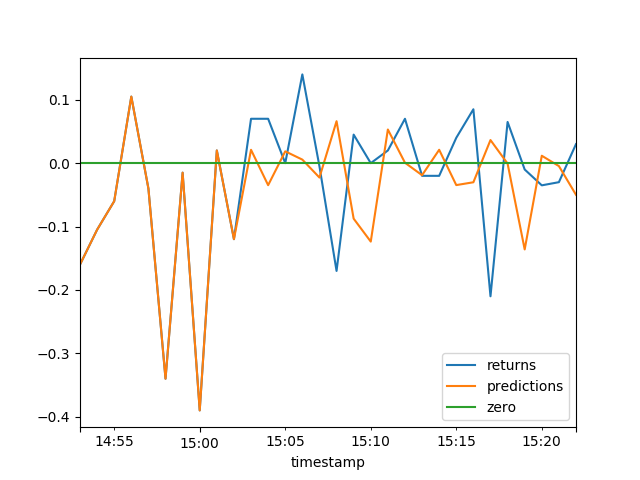

Here is the Python script that generated this plot:
import pandas as pd
from statsmodels.tsa.arima_model import ARIMA
from matplotlib import pyplot as plt

def read_stock(name):
    path = 'top_returns/' + name + '.csv'
    df = pd.read_csv(path)
    df = df.set_index('timestamp')
    df.index = pd.to_datetime(df.index)
    return df


def append_returns(TIKR):
    # TIKR is a pandas df
    df = TIKR.dropna()  # remove nans

    returns_series = df['close'] - df['open']  # series of returns
    returns_series.name = 'returns'

    pct_returns = (df['close'] - df['open']) / df['open']
    pct_returns.name = 'pct_returns'

    return pd.concat([df, returns_series, pct_returns], axis=1)


ticker = 'GWW'
stock_df = read_stock(ticker)
stock_df = append_returns(stock_df)

# this value picked based on auto_correlation plot
start_time = '2017-10-10 14:20:00'

# size of test and train data
train = 40
test = 40

ts = stock_df[['returns']]
start_index = ts.index.get_loc(start_time)

predictions = []
for i in range(test):
    # choose model and fit
    model = ARIMA(ts.iloc[start_index+i:start_index+i+train],order=(0,0,3))
    model_fit = model.fit(disp=0)
    yhat = model_fit.forecast()[0]
    predictions.append(yhat[0])

# plot the predictions
# create new data frame with predictions
# to be cleaned up later
top_df = pd.DataFrame(ts.index[start_index+train-10:start_index+train])
top_df['returns'] =  list(ts['returns'][start_index+train-10:start_index+train])
top_df['predictions'] = list(ts['returns'][start_index+train-10:start_index+train])
top_df = top_df.set_index('timestamp')

bot_df = pd.DataFrame(ts.index[start_index+train:start_index+train+20])
bot_df['returns'] = list(ts['returns'][start_index+train:start_index+train+20])
bot_df['predictions'] = [x*2 for x in predictions[:20]]
bot_df = bot_df.set_index('timestamp')


tot_df = pd.concat([top_df, bot_df])
m = len(tot_df)
tot_df['zero'] = [0 for i in range(m)]
tot_df.plot()
plt.savefig('ARIMA_test')
